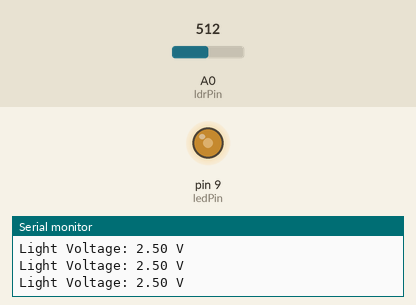
The sketch below on a simulated Arduino Uno, built with avr-gcc and run on an emulated ATmega328P. Shown: output pins drawn as LEDs (lit = HIGH), the last lines printed to the serial monitor. The inputs (shaded band) are chosen by the test bench; at power-on: A0 (ldrPin) = 512.

Above: at 1.3 s.
1.4 s: A0 (ldrPin) set to 716
At 2.7 s:
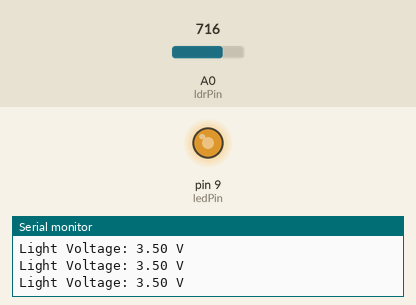
3.0 s: A0 (ldrPin) set to 900
At 4.0 s:
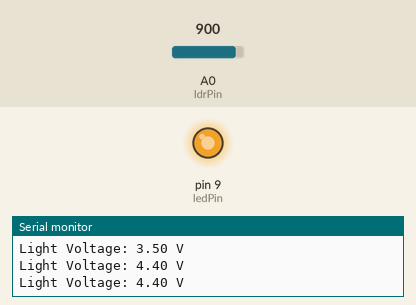
4.5 s: A0 (ldrPin) set to 122
At 5.3 s:
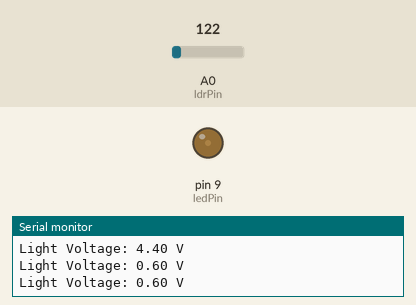
6.0 s: A0 (ldrPin) set to 0
At 6.5 s:
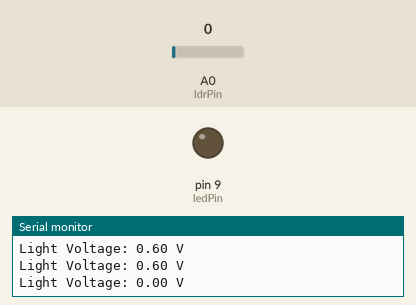
7.5 s: A0 (ldrPin) set to 511
At 8.9 s:
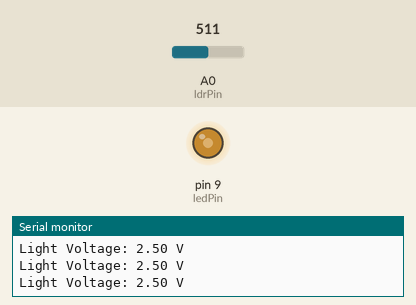
Timing chart, 0 to 10.0 s (numbered marks = the images above; inputs shaded):
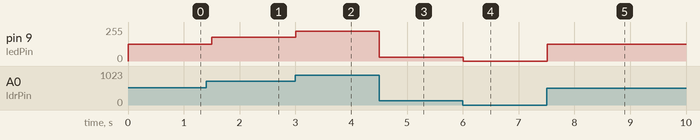

The sketch:

Arduino_C++_code.ino
```cpp
/*
 * Project 20: Light Intensity Measurement with Arduino, LDR & LED
 * Author: Md. Akhinoor Islam
 * ESE (Energy Science and Engineering), KUET
 * Description: Reads light-dependent resistor (LDR) voltage,
 *              adjusts LED brightness via PWM, and prints voltage to Serial.
 */

const int ldrPin = A0;    // Analog input from LDR + fixed resistor divider
const int ledPin = 9;     // PWM output to LED

void setup() {
  pinMode(ledPin, OUTPUT);      // LED as output
  Serial.begin(9600);           // Initialize serial for voltage readout
}

void loop() {
  int sensorValue = analogRead(ldrPin);                       // 0–1023
  float voltage = sensorValue * (5.0 / 1023.0);               // Convert to volts
  int brightness = map(sensorValue, 0, 1023, 0, 255);         // Map to PWM range

  analogWrite(ledPin, brightness);                            // Set LED brightness
  Serial.print("Light Voltage: ");
  Serial.print(voltage);
  Serial.println(" V");                                       // Print voltage

  delay(500);                                                 // Update twice per second
}

 
```

Measured:
- after the input at 1.4 s, pin 9 (ledPin): 127/255 → 178/255 after 0.10 s
- after the input at 3.0 s, pin 9 (ledPin): 178/255 → 224/255 at once
- after the input at 4.5 s, pin 9 (ledPin): 224/255 → 30/255 at once
- after the input at 6.0 s, pin 9 (ledPin): 30/255 → 0/255 at once
- after the input at 7.5 s, pin 9 (ledPin): 0/255 → 127/255 at once
